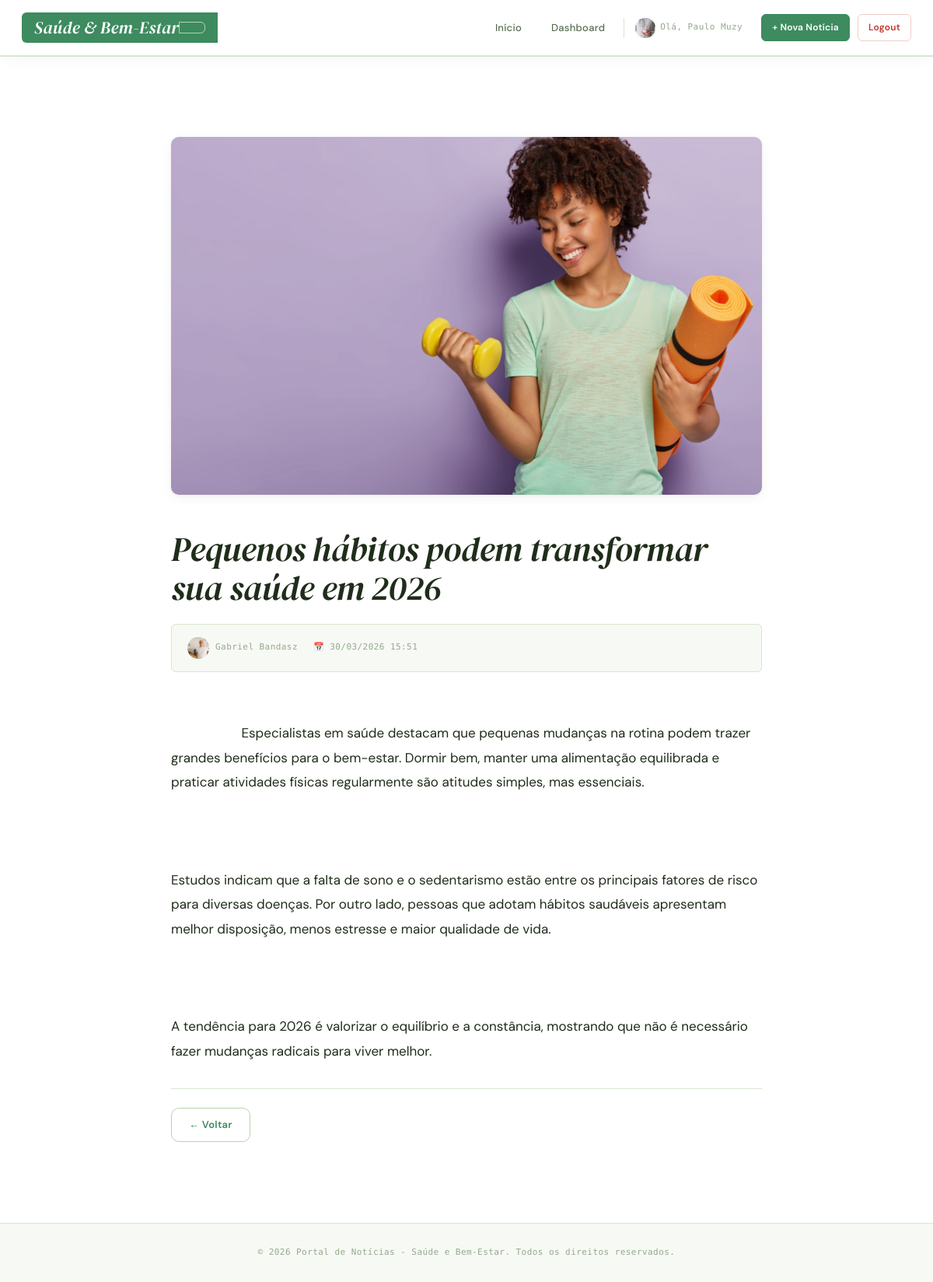
/projeto-final/noticia.php?id=10 (signed in), run on the app's committed database.
### tables this page shows
CREATE TABLE `usuarios` (
  `id` int(11) NOT NULL,
  `nome` varchar(100) NOT NULL,
  `email` varchar(100) NOT NULL,
  `senha` varchar(255) NOT NULL,
  `data_criacao` datetime DEFAULT current_timestamp(),
  `ativo` tinyint(1) DEFAULT 1,
  `adm` tinyint(1) NOT NULL DEFAULT 0,
  `aprovado` tinyint(1) NOT NULL DEFAULT 0,
  `foto` varchar(255) DEFAULT NULL
);

CREATE TABLE `noticias` (
  `id` int(11) NOT NULL,
  `titulo` varchar(255) NOT NULL,
  `noticia` longtext NOT NULL,
  `data` datetime DEFAULT current_timestamp(),
  `autor` int(11) NOT NULL,
  `imagem` varchar(255) DEFAULT NULL
);

### projeto-final/funcoes.php (called while the page is built, shortened)
<?php
function usuario_logado() { return isset($_SESSION['usuario_id']); }
function obter_usuario($conexao, $id)
{
    $id = (int)$id;
    $res = $conexao->query("SELECT * FROM usuarios WHERE id = $id");
    return $res->fetch_assoc();
}
function obter_noticia($conexao, $id)
{
    $id = (int)$id;
    $sql = "SELECT n.*, u.nome as nome_autor, u.foto as foto_autor
            FROM noticias n JOIN usuarios u ON n.autor = u.id WHERE n.id = $id";
    $resultado = $conexao->query($sql);
    return $resultado->fetch_assoc();
}
function formatar_data($data) { return date("d/m/Y H:i", strtotime($data)); }
function sanitizar($texto) { return htmlspecialchars($texto, ENT_QUOTES, 'UTF-8'); }

### projeto-final/noticia.php (the view, shortened to what this page needs)
<?php
require_once 'conexao.php';
require_once 'funcoes.php';
$id = $_GET['id'] ?? null;
$usuario = null;
if (usuario_logado()) {
    $usuario = obter_usuario($conexao, $_SESSION['usuario_id']);
}
$noticia = obter_noticia($conexao, $id);
?>
<!DOCTYPE html>
<html lang="pt-BR">
<head>
    <link rel="stylesheet" href="style.css">
</head>
<body>
    <header class="header">
        <div class="container">
            <div class="logo">
                <h1>Saúde & Bem-Estar</h1>
            </div>
            <nav class="nav">
                <a href="index.php" class="nav-link">Início</a>
                <?php if (usuario_logado()): ?>
                    <a href="dashboard.php" class="nav-link">Dashboard</a>
                    <span class="user-info">
                        <?php if (!empty($usuario['foto'])): ?>
                            <img src="<?php echo sanitizar($usuario['foto']); ?>"
                                style="width:26px; height:26px; border-radius:50%; object-fit:cover;">
                        <?php endif; ?>
                        Olá, <?php echo sanitizar($_SESSION['usuario_nome']); ?>
                    </span>
                    <a href="nova_noticia.php" class="btn-primary btn-small">+ Nova Notícia</a>
                    <a href="logout.php" class="btn-danger btn-small">Logout</a>
                <?php else: ?>
                    <a href="login.php" class="nav-link">Login</a>
                    <a href="cadastro.php" class="btn-primary btn-small">Cadastro</a>
                <?php endif; ?>
            </nav>
        </div>
    </header>
    <main class="main-content">
        <div class="container">
            <article class="noticia-completa">
                <?php if ($noticia['imagem']): ?>
                    <img src="<?php echo sanitizar($noticia['imagem']); ?>" class="noticia-imagem-grande" alt="<?php echo sanitizar($noticia['titulo']); ?>">
                <?php else: ?>
                    <div class="noticia-imagem-placeholder-grande">📰</div>
                <?php endif; ?>
                <h1><?php echo sanitizar($noticia['titulo']); ?></h1>
                <div class="noticia-info">
                    <div class="autor-box">
                        <?php if (!empty($noticia['foto_autor'])): ?>
                            <img src="<?php echo sanitizar($noticia['foto_autor']); ?>"
                                style="width:28px; height:28px; border-radius:50%; object-fit:cover;">
                        <?php else: ?>
                            <span>👤</span>
                        <?php endif; ?>
                        <span><?php echo sanitizar($noticia['nome_autor']); ?></span>
                    </div>
                    <span>📅 <?php echo formatar_data($noticia['data']); ?></span>
                </div>
                <div class="noticia-texto">
                    <?php echo nl2br(sanitizar($noticia['noticia'])); ?>
                </div>
                <div class="noticia-acoes">
                    <a href="index.php" class="btn-secondary">← Voltar</a>
                </div>
            </article>
        </div>
    </main>
    <footer class="footer">
        <div class="container">
            <p>&copy; 2026 Portal de Notícias - Saúde e Bem-Estar. Todos os direitos reservados.</p>
        </div>
    </footer>
</body>
</html>

### data on the page
usuarios: foto (picture)
noticias: imagem (picture), titulo "Pequenos hábitos podem transformar sua saúde em 2026", autor.foto (picture), autor.nome "Gabriel Bandasz", data "30/03/2026 15:51", noticia "Especialistas em saúde destacam que pequenas mudanças na rotina podem trazer grandes benefícios para o bem-estar. Dormir bem, manter uma alimentação equilibrada e praticar atividades físicas regularmente são atitudes simples, mas essenciais. Estudos indicam que a falta de sono e o sedentarismo estão entre os principais fatores de risco para diversas doenças. Por outro lado, pessoas que adotam hábitos saudáveis apresentam melhor disposição, menos estresse e maior qualidade de vida. A tendência para 2026 é valorizar o equilíbrio e a constância, mostrando que não é necessário fazer mudanças radicais para viver melhor."

### other printed values
sanitizar($_SESSION['usuario_nome']) "Paulo Muzy"
